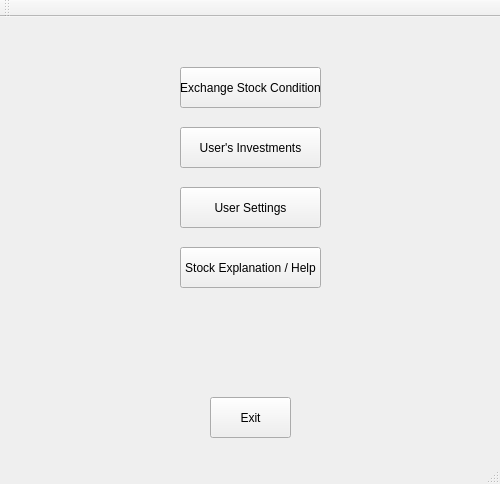
<?xml version="1.0" encoding="UTF-8"?>
<ui version="4.0">
 <class>MenuWindow</class>
 <widget class="QMainWindow" name="MenuWindow">
  <property name="geometry">
   <rect>
    <x>0</x>
    <y>0</y>
    <width>500</width>
    <height>484</height>
   </rect>
  </property>
  <property name="windowTitle">
   <string>MenuWindow</string>
  </property>
  <widget class="QWidget" name="centralWidget">
   <widget class="QPushButton" name="stockStatusButton">
    <property name="geometry">
     <rect>
      <x>180</x>
      <y>50</y>
      <width>141</width>
      <height>41</height>
     </rect>
    </property>
    <property name="text">
     <string>Exchange Stock Condition</string>
    </property>
   </widget>
   <widget class="QPushButton" name="investmentsButton">
    <property name="geometry">
     <rect>
      <x>180</x>
      <y>110</y>
      <width>141</width>
      <height>41</height>
     </rect>
    </property>
    <property name="text">
     <string>User's Investments</string>
    </property>
   </widget>
   <widget class="QPushButton" name="settingsButton">
    <property name="geometry">
     <rect>
      <x>180</x>
      <y>170</y>
      <width>141</width>
      <height>41</height>
     </rect>
    </property>
    <property name="text">
     <string>User Settings</string>
    </property>
   </widget>
   <widget class="QPushButton" name="explanationButton">
    <property name="geometry">
     <rect>
      <x>180</x>
      <y>230</y>
      <width>141</width>
      <height>41</height>
     </rect>
    </property>
    <property name="text">
     <string>Stock Explanation / Help</string>
    </property>
   </widget>
   <widget class="QPushButton" name="exitButton">
    <property name="geometry">
     <rect>
      <x>210</x>
      <y>380</y>
      <width>81</width>
      <height>41</height>
     </rect>
    </property>
    <property name="text">
     <string>Exit</string>
    </property>
   </widget>
   <widget class="QLabel" name="greeting">
    <property name="geometry">
     <rect>
      <x>11</x>
      <y>11</y>
      <width>161</width>
      <height>31</height>
     </rect>
    </property>
    <property name="font">
     <font>
      <pointsize>11</pointsize>
     </font>
    </property>
    <property name="text">
     <string/>
    </property>
   </widget>
  </widget>
  <widget class="QMenuBar" name="menuBar">
   <property name="geometry">
    <rect>
     <x>0</x>
     <y>0</y>
     <width>500</width>
     <height>21</height>
    </rect>
   </property>
  </widget>
  <widget class="QToolBar" name="mainToolBar">
   <attribute name="toolBarArea">
    <enum>TopToolBarArea</enum>
   </attribute>
   <attribute name="toolBarBreak">
    <bool>false</bool>
   </attribute>
  </widget>
  <widget class="QStatusBar" name="statusBar"/>
 </widget>
 <layoutdefault spacing="6" margin="11"/>
 <resources/>
 <connections/>
</ui>
